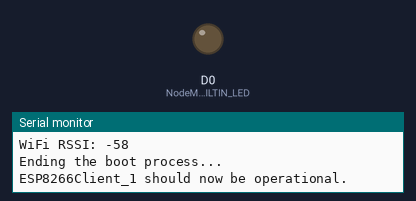
A sketch run on a simulated ESP8266 (NodeMCU). Parts: output pins drawn as LEDs (lit = HIGH), the last lines printed to the serial monitor. WiFi joins after 1.5 s; servers stay silent unless stated; uploads are accepted with an empty reply.

Above: at 3.1 s.
At 18.8 s:
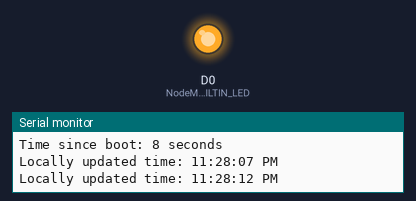
Timing chart, 0 to 43.2 s (numbered marks = the images above):
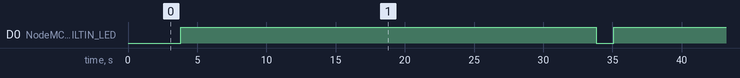

Measured:
- by itself, D0 (NodeMCU_BUILTIN_LED): alternates HIGH for 30.0 s and LOW for 1.3 s

The sketch:

Node-RED_TimeServer_v1.5.ino
```cpp
#include <ESP8266WiFi.h>
#include <WiFiClient.h>

// Replace with a different esp8266unitNumber to identify multiple ESP8266 NodeMCU devices
const char* esp8266unitNumber = "ESP8266Client_1";  // Set a esp8266unitNumber to identify each ESP8266 NodeMCU (example "ESP8266Client_1")

// Replace with your network credentials
const char* WIFI_SSID = "wifi_ssid";                   // Set the WIFI ssid to connect to (example "WiFi SSID")
const char* WIFI_PASSWORD = "your_password";            // Set the WIFI password (example "Wifi Password")

// Replace with the IP address of your Node-RED API server
const char* NODERED_SERVER = "10.0.0.111";          // Set the Node-RED server ip address (example "10.0.0.111")
const int NODERED_PORT = 1880;                      // Set the Node-RED port number (default port is 1880)

// Declare variables for the built in LED's
const int NodeMCU_BUILTIN_LED = D0;    // Onboard LED (GPIO16) pin D0
// const int ESP8266_BUILTIN_LED = D4; // Onboard LED (GPIO2) pin D4
// When the pin is 1/HIGH, the LED is off
// When the pin is 0/LOW, the LED is on

// Replace with the correct timezone_offset for your location (ctrl-f "adjustment" to change the sign +-)
int timezone_offset = 7;
char *pEnd;
String line;
String timestamp;
String unix_timestamp;
String current_time;
String updated_time;
WiFiClient client;

void setup() {
  Serial.begin(115200);
  delay(500);

  // Print boot message
  Serial.println("\n\nStarting the boot process...");

  // Print device identifier
  Serial.print("Device identifier: ");
  Serial.println(esp8266unitNumber);

  // Print firmware version
  Serial.print("Firmware version: ");
  Serial.println(ESP.getSdkVersion());

  // Print details about the device's firmware
  Serial.print("Boot version: ");
  Serial.println(ESP.getBootVersion());
  Serial.print("Boot mode: ");
  Serial.println(ESP.getBootMode());
  Serial.print("CPU frequency: ");
  Serial.println(ESP.getCpuFreqMHz());
  Serial.print("Flash size: ");
  Serial.println(ESP.getFlashChipSize());

  // Print memory usage
  Serial.print("Free heap: ");
  Serial.println(ESP.getFreeHeap());
  Serial.print("Heap fragmentation: ");
  Serial.println(ESP.getHeapFragmentation());

  // Print chip information
  Serial.print("Chip ID: ");
  Serial.println(ESP.getChipId());
  Serial.print("Flash chip ID: ");
  Serial.println(ESP.getFlashChipId());

  // Initilize the following built in LED's as outputs and set their starting state
  Serial.println("Setting the following built in LED's as outputs.");
  pinMode(NodeMCU_BUILTIN_LED, OUTPUT);
  // digitalWrite(NodeMCU_BUILTIN_LED, HIGH); // When the pin is 1/HIGH, the LED is off
  digitalWrite(NodeMCU_BUILTIN_LED, LOW); // When the pin is 0/LOW, the LED is on
  Serial.println("LED: 'NodeMCU_BUILTIN_LED' (GPIO16)");

  // Connect to WiFi
  WiFi.begin(WIFI_SSID, WIFI_PASSWORD);
  while (WiFi.status() != WL_CONNECTED) {
    delay(1000);
    Serial.println("Connecting to WiFi...");
  }
  Serial.println("Connected to WiFi");

  // Print STATION mode specific details about the device's WiFi capabilities
  Serial.print("WiFi SSID: ");
  Serial.println(WiFi.SSID());
  Serial.print("WiFi local IP address: ");
  Serial.println(WiFi.localIP());
  Serial.print("WiFi subnet mask: ");
  Serial.println(WiFi.subnetMask());
  Serial.print("WiFi gateway IP address: ");
  Serial.println(WiFi.gatewayIP());
  Serial.print("WiFi DNS server IP address: ");
  Serial.println(WiFi.dnsIP());

  // Print the remaining details about the device's WiFi capabilities
  Serial.print("WiFi mode: ");
  Serial.println(WiFi.getPhyMode());
  Serial.print("WiFi channel: ");
  Serial.println(WiFi.channel());
  Serial.print("WiFi MAC address: ");
  Serial.println(WiFi.macAddress());

  // Print WiFi connection status
  Serial.print("WiFi status: ");
  Serial.println(WiFi.status());

  // Print WiFi signal strength
  Serial.print("WiFi RSSI: ");
  Serial.println(WiFi.RSSI());

  // End the boot process and print client ready message
  Serial.println("Ending the boot process...\n");
  Serial.print(esp8266unitNumber);
  Serial.println(" should now be operational.\n");
}

void loop() {
  digitalWrite(NodeMCU_BUILTIN_LED, LOW); // When the pin is 0/LOW, the LED is on

  if (WiFi.status() != WL_CONNECTED) {
    Serial.println("Rebooting");
    delay(200);
    Serial.end();
    delay(200);
    setup();
  } else {
    if (client.connect(NODERED_SERVER, NODERED_PORT)) {
      // Make a GET request to the API endpoint for a response
      client.println("GET /timeserver_all HTTP/1.1");
      client.println("Host: " + String(NODERED_SERVER));
      client.println("Connection: close");
      client.println();
    } else {
      Serial.println("Stuck here");
    }
    while (client.connected()) {
      while (client.available()) {
        line = client.readStringUntil('\r');
      }
    }

    String api_response = extractJson(line);
    Serial.print("\nAPI endpoint response: ");
    Serial.println(api_response);

    timestamp = getTimestamp(line);
    Serial.print("Timestamp: ");
    Serial.println(timestamp);

    unix_timestamp = String(getLocalUnixTimestamp());
    Serial.print("Unix_timestamp: ");
    Serial.println(unix_timestamp);

    current_time = getCurrentTimeHHMMSS();
    Serial.print("Servers current time: ");
    Serial.println(current_time);

    client.stop();
  }

  digitalWrite(NodeMCU_BUILTIN_LED, HIGH); // When the pin is 1/HIGH, the LED is off
  delay(5000); // interval of 5s between each update
  Serial.print("Time since boot: ");
  Serial.print(String(millis()/1000));
  Serial.println(" seconds");
  updated_time = updateTime();
  Serial.print("Locally updated time: ");
  Serial.println(updated_time);
  delay(5000); // interval of 5s between each update
  updated_time = updateTime();
  Serial.print("Locally updated time: ");
  Serial.println(updated_time);
  delay(5000); // interval of 5s between each update
  updated_time = updateTime();
  Serial.print("Locally updated time: ");
  Serial.println(updated_time);
  delay(5000); // interval of 5s between each update
  updated_time = updateTime();
  Serial.print("Locally updated time: ");
  Serial.println(updated_time);
  delay(5000); // interval of 5s between each update
  updated_time = updateTime();
  Serial.print("Locally updated time: ");
  Serial.println(updated_time);
  delay(5000); // interval of 5s between each update
}

String extractJson(String json) {
  String response = json.substring(1, json.length());
  return response;
}

String getTimestamp(String json) {
  int startIndex = json.indexOf("timestamp") + 11; // start index of timestamp value
  int endIndex = json.indexOf(",", startIndex); // end index of timestamp value
  String response = json.substring(startIndex, endIndex);
  return response;
}

long long getLocalUnixTimestamp() {
  long long timestamp_long = strtoll(timestamp.c_str(), &pEnd, 10) / 1000;
  int adjustment = timezone_offset * 3600;
  // Change the below sign to a plus(+) or minus(-) depending on your timezone
  return timestamp_long - adjustment;
}

String updateTime() {
  long long timestamp_long = strtoll(String((unix_timestamp.toInt() + (millis()/1000)) - 17).c_str(), &pEnd, 10);
  time_t now = timestamp_long;
  char time[20];
  strftime(time, 20, "%r", localtime(&now));
  return String(time);
}

String getCurrentTimeHHMMSS() {
  time_t now = getLocalUnixTimestamp();
  char time[20];
  strftime(time, 20, "%r", localtime(&now));
  return String(time);
}
```
